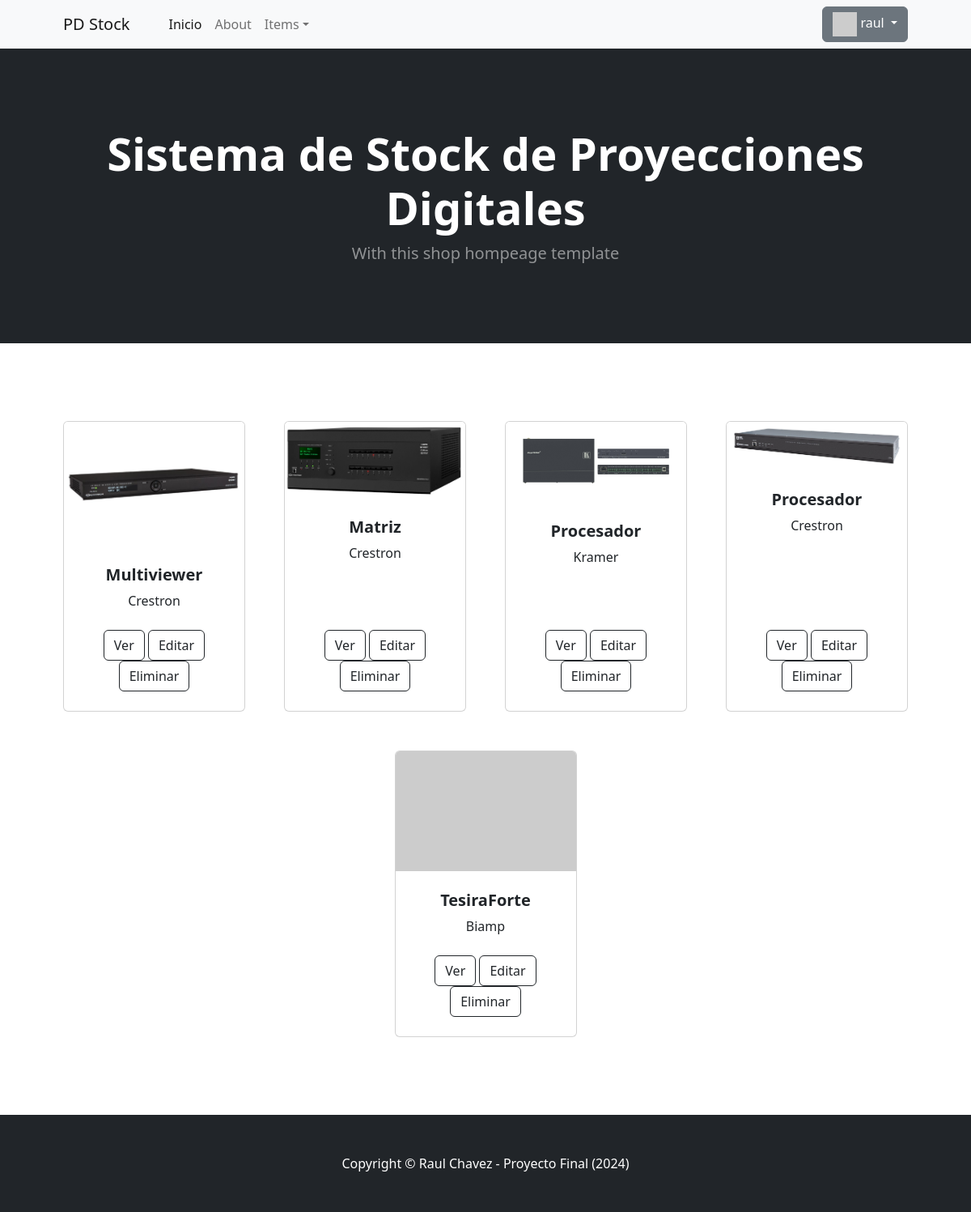
Page /item_listar/ (signed in) on the committed database.
### stock/models.py (models this page shows, shortened)
class Item(models.Model):
    nombre = models.CharField(max_length=40)
    marca = models.CharField(max_length=40)
    precio = models.IntegerField(null=True, blank=True)
    imagen = models.ImageField(upload_to='imagenes', null=True, blank=True)

### stock/views.py (the view)
# urls.py: path('item_listar/', views.ItemListView.as_view(), name="ListarItem"),
class ItemListView(LoginRequiredMixin, ListView):
    model = Item
    context_object_name = "items"
    template_name = "stock/item_listar.html"

### stock/templates/stock/item_listar.html (shortened to what this page needs)
{% extends 'stock/base.html' %}
{% load static %}
{% block main %}
<section class="py-5">
    <div class="container px-4 px-lg-5 mt-5">
        <div class="row gx-4 gx-lg-5 row-cols-2 row-cols-md-3 row-cols-xl-4 justify-content-center">
            {% if items %}
            {% for item in items %}
            <div class="col mb-5">
                <div class="card h-100">
                    {% if item.imagen %}
                    <img class="card-img-top" style="object-fit: cover;" src="{{ item.imagen.url }}" alt="">
                    {% else %}
                    <img class="card-img-top" src="https://dummyimage.com/450x300/dee2e6/6c757d.jpg"/>
                    {% endif %}
                    <div class="card-body p-4">
                        <div class="text-center">
                            <h5 class="fw-bolder">{{item.nombre}}</h5>
                            {{item.marca}}
                        </div>
                    </div>
                    <div class="card-footer p-4 pt-0 border-top-0 bg-transparent">
                        <div class="text-center">
                            <a class="btn btn-outline-dark mt-auto" href="{% url 'VerItem' item.pk %}">Ver</a>
                            {% if request.user.is_superuser %}
                            <a class="btn btn-outline-dark mt-auto" href="{% url 'ActualizarItem' item.pk %}">Editar</a>
                            <a class="btn btn-outline-dark mt-auto" href="{% url 'BorrarItem' item.pk %}">Eliminar</a>
                            {% endif %}
                        </div>
                    </div>
                </div>
            </div>
            {% endfor %}
            {% endif %}
        </div>
    </div>
</section>
{% endblock main %}

### stock/templates/stock/base.html (shortened to what this page needs)
<!DOCTYPE html>
{% load static %}
<html lang="en">
<head>
    <link href="https://cdn.jsdelivr.net/npm/bootstrap-icons@1.5.0/font/bootstrap-icons.css" rel="stylesheet" />
    <link href="{% static 'stock/css/styles.css' %}" rel="stylesheet" />
</head>
<body>
    <nav class="navbar navbar-expand-lg navbar-light bg-light">
        <div class="container px-4 px-lg-5">
            <a class="navbar-brand" href="{% url 'Inicio' %}">PD Stock</a>
            <div class="collapse navbar-collapse" id="navbarSupportedContent">
                <ul class="navbar-nav me-auto mb-2 mb-lg-0 ms-lg-4">
                    <li class="nav-item"><a class="nav-link active" aria-current="page"
                            href="{% url 'Inicio' %}">Inicio</a></li>
                    <li class="nav-item"><a class="nav-link" href="{% url 'About' %}">About</a></li>
                    {% if request.user.is_authenticated %}
                    <li class="nav-item dropdown">
                        <a class="nav-link dropdown-toggle" id="navbarDropdown" href="#!" role="button"
                            data-bs-toggle="dropdown" aria-expanded="false">Items</a>
                    </li>
                    {% endif %}
                </ul>
                <div class="dropdown">
                    {% if request.user.is_authenticated %}
                    <button class="btn btn-secondary dropdown-toggle" type="button" data-bs-toggle="dropdown"
                        aria-expanded="false">
                        {% if request.user.avatar%}
                        <img src="{{ request.user.avatar.imagen.url}}" alt="" height="30px">
                        {% else %}
                        <img src="https://ui-avatars.com/api/?name={{request.user.username}}" alt="" height="30px">
                        {% endif%}
                        {% if request.user.first_name %}
                        {{request.user.first_name}}
                        {% else %}
                        {{request.user.username}}
                        {% endif %}
                    </button>
                    {% else %}
                    <button class="btn btn-secondary dropdown-toggle" type="button" data-bs-toggle="dropdown"
                        aria-expanded="false">
                        Cuenta
                    </button>
                    {% endif %}
                </div>
            </div>
        </div>
    </nav>
    <header class="bg-dark py-5">
        <div class="container px-4 px-lg-5 my-5">
            <div class="text-center text-white">
                <h1 class="display-4 fw-bolder">Sistema de Stock de Proyecciones Digitales</h1>
                <p class="lead fw-normal text-white-50 mb-0">With this shop hompeage template</p>
            </div>
        </div>
    </header>
    {%block main %}
    {% endblock %}
    <footer class="py-5 bg-dark">
        <div class="container">
            <p class="m-0 text-center text-white">Copyright &copy; Raul Chavez - Proyecto Final (2024)</p>
        </div>
    </footer>
</body>
</html>

### rows in the picture
Item: imagen (picture), nombre "Multiviewer", marca "Crestron"
Item: imagen (picture), nombre "Matriz", marca "Crestron"
Item: imagen (picture), nombre "Procesador", marca "Kramer"
Item: imagen (picture), nombre "Procesador", marca "Crestron"
Item: nombre "TesiraForte", marca "Biamp"

### other values in the picture
{{ request.user.username }} "raul"
